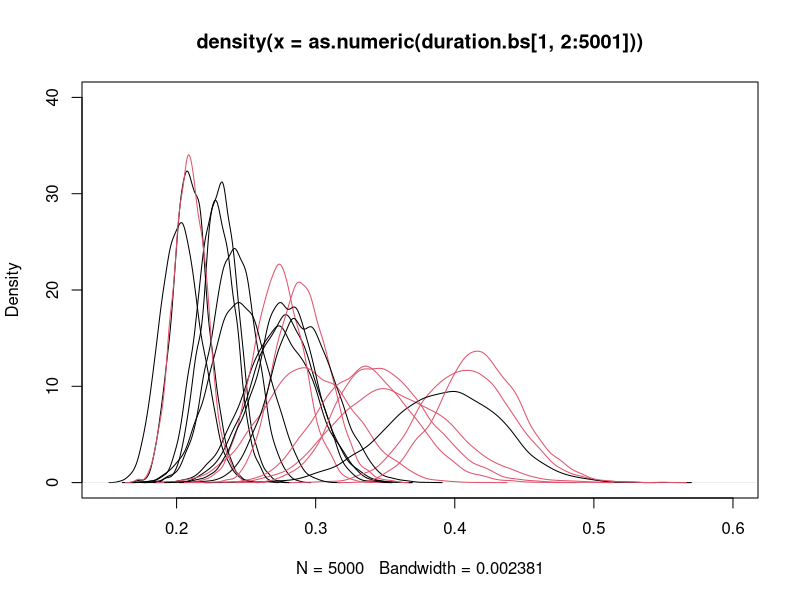
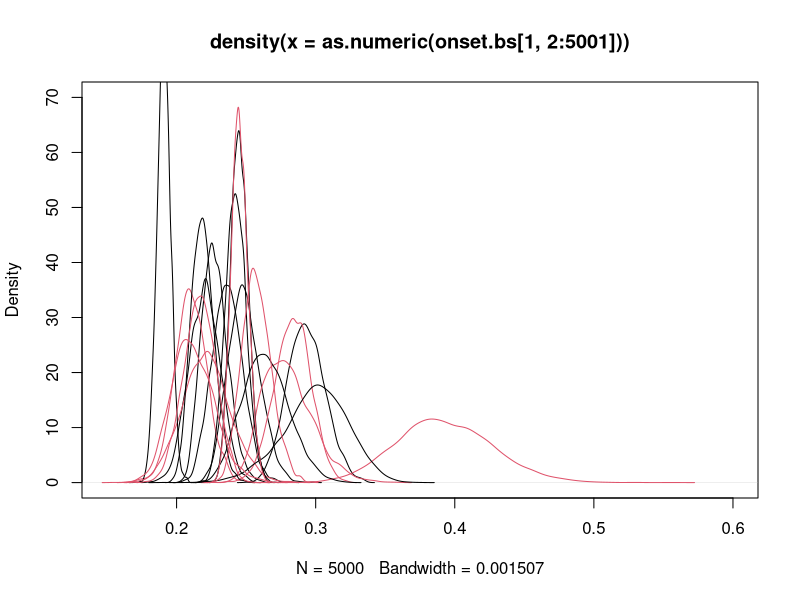
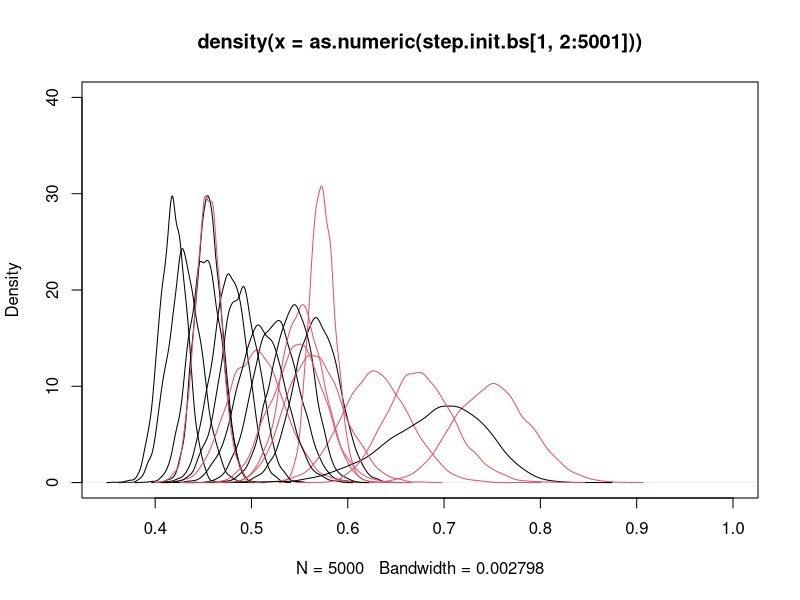
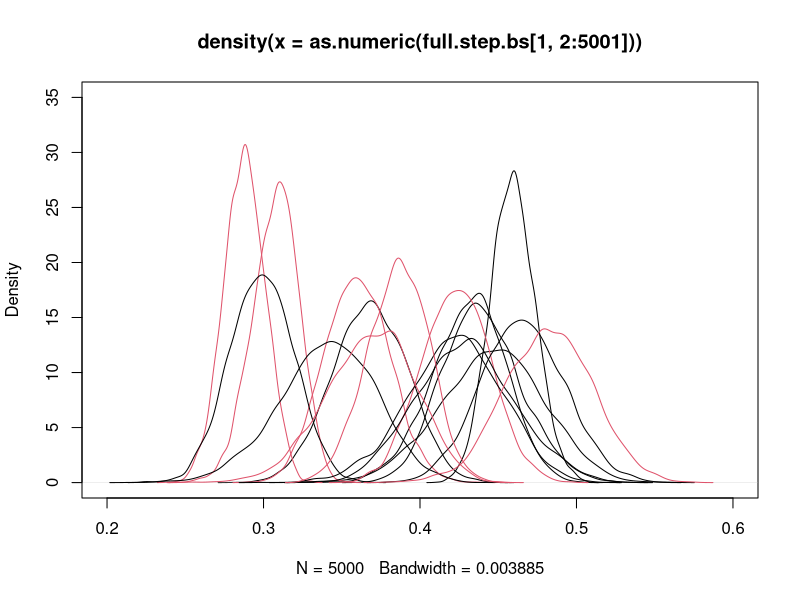
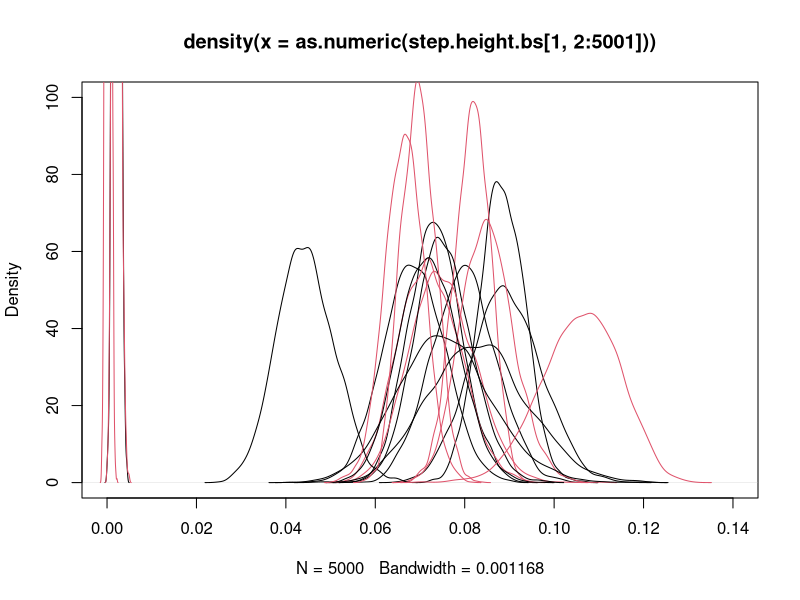
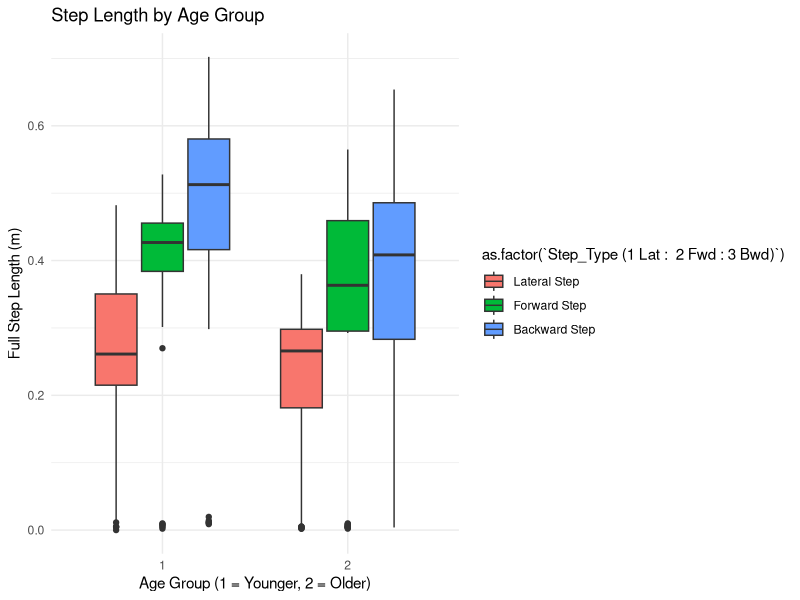
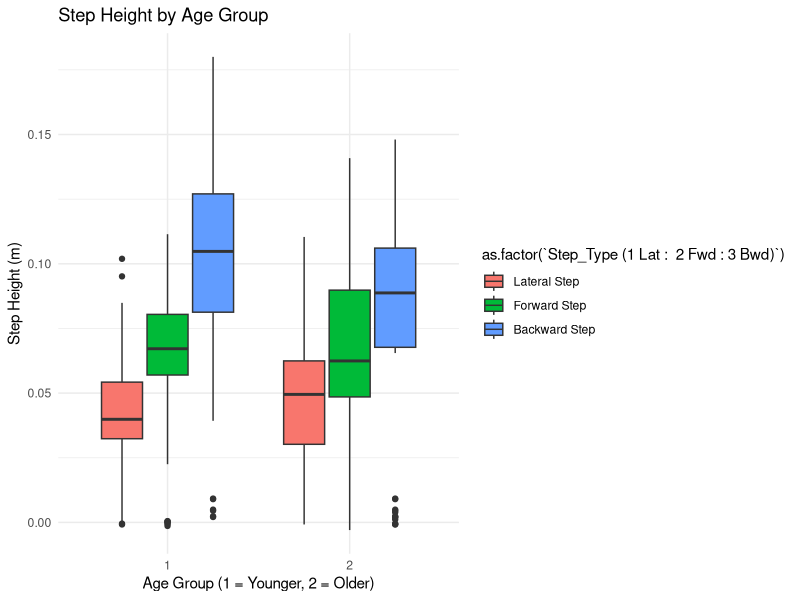
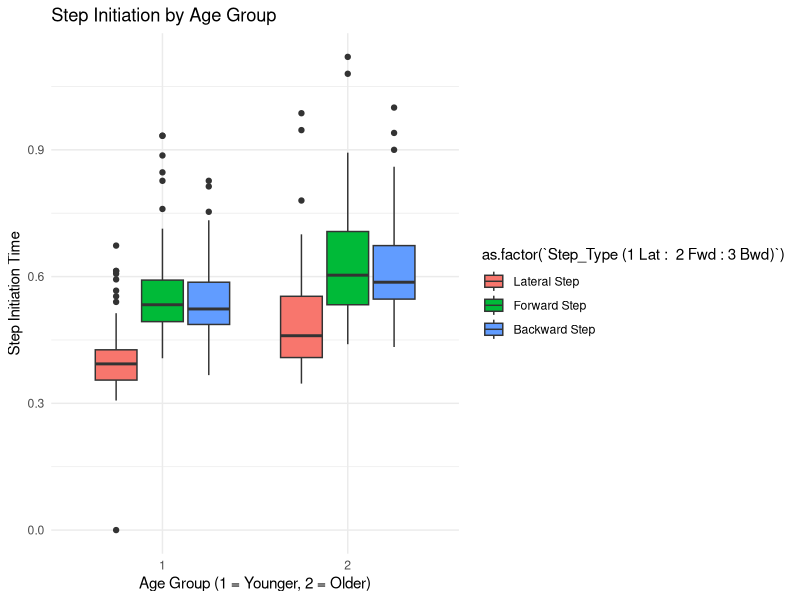

Reproduce these figures in R, in order. (Note: this script raises an error after producing the figures.)
## ---- chunk 1
knitr::opts_chunk$set(echo = TRUE)
library(dplyr)
## ---- chunk 2
# read data
Kine.dat = read.csv("Kinematic_Data_EMG.csv",header = T)
# split into books 
Kine.df = split(Kine.dat, Kine.dat$PID)

# initialize the dataframes (we will store our bootstraps in)
duration.bs <- onset.bs <- step.init.bs <- full.step.bs <- step.height.bs <-data.frame(NULL)

# initialize the xbar vectors
xbar.duration <- xbar.onset <- xbar.step.init <- xbar.full.step <-  xbar.step.height <- c()

# being loop
for(i in 1:20){
  for(j in 1:5000){
    # sample indices
    k = sample(1:18,replace = T, size = 18)
    # take means of the kth samples and store into the xbars
    take = (Kine.df[[i]][["Weight_Transfer_Duration"]])[k]
    xbar.duration[j] = mean(take)
    take = (Kine.df[[i]][["Weight_Transfer_Onset_Initiation_Time"]])[k]
    xbar.onset[j] = mean(take)
    take = (Kine.df[[i]][["Step_Initiation_Time"]])[k]
    xbar.step.init[j] = mean(take)
    take = (Kine.df[[i]][["Full_Step_Length"]])[k]
    xbar.full.step[j] = mean(take)
    take = (Kine.df[[i]][["Step_Height"]])[k]
    xbar.step.height[j] = mean(take)
  }
  # fill the BS data.frames row-by-row
  duration.bs = rbind(duration.bs,xbar.duration)
  onset.bs = rbind(onset.bs,xbar.onset)
  step.init.bs = rbind(step.init.bs,xbar.step.init)
  full.step.bs = rbind(full.step.bs,xbar.full.step)
  step.height.bs = rbind(step.height.bs,xbar.step.height)
}
# attach corresponding Patient IDs for each row in every BS data.frame

distinct(Kine.dat, PID, Age.Group..1.Younger..2.Older.)[,2]  -> group
duration.bs = cbind(group,duration.bs)
onset.bs = cbind(group,onset.bs)
step.init.bs = cbind(group,step.init.bs)
full.step.bs = cbind(group,full.step.bs)
step.height.bs = cbind(group,step.height.bs)
## ---- chunk 3
#visualizations
plot(density(as.numeric(duration.bs[1,2:5001])),
     ylim = c(0,40),
     xlim = c(0.15,.6),
     col = duration.bs$group[1])
for(i in 2:20){
  lines(density(as.numeric(duration.bs[i,2:5001])),
        col = duration.bs$group[i])
}

plot(density(as.numeric(onset.bs[1,2:5001])),
     ylim = c(0,70),
     xlim = c(0.15,.6))
for(i in 2:20){
  lines(density(as.numeric(onset.bs[i,2:5001])),
        col = onset.bs$group[i])
}

plot(density(as.numeric(step.init.bs[1,2:5001])),
     ylim = c(0,40),
     xlim = c(0.35,1))
for(i in 2:20){
  lines(density(as.numeric(step.init.bs[i,2:5001])),
        col = step.init.bs$group[i])
}

plot(density(as.numeric(full.step.bs[1,2:5001])),
     ylim = c(0,35),
     xlim = c(0.2,.6))
for(i in 2:20){
  lines(density(as.numeric(full.step.bs[i,2:5001])),
        col = full.step.bs$group[i])
}

plot(density(as.numeric(step.height.bs[1,2:5001])),
     ylim = c(0,100),
     xlim = c(0,.14))
for(i in 2:20){
  lines(density(as.numeric(step.height.bs[i,2:5001])),
        col = step.height.bs$group[i])
}


## ---- chunk 4
distinct(Kine.dat, PID, Age.Group..1.Younger..2.Older.)  
## ---- chunk 5
######################################################
#####   EDA/Data Summary and Data Visualization  #####
######################################################

## Load necessary libraries
library(readxl)
library(dplyr)
library(ggplot2)

## Load data from excel files provided by client
demographics <- read_excel("Demographics_.xlsx", sheet = "Sheet1")
muscle_data <- read_excel("Muscle_data.xlsx", sheet = "Muscledata_")
kinematic_data <- read_excel("Kinematic_Data_EMG.xlsx", sheet = "Kinematic")
## ---- chunk 6
## Clean up datasets and merge them

# Standardize subject IDs across the data files 
muscle_data$ParticipantID[1:9] <- gsub("Pepper", "Pepper0",    # NOT ALL NEED A LEADING 0
                                  muscle_data$ParticipantID[1:9])

# Drop EMG columns from kinematic data for now? (Can undo this if we get this data)
kinematic_data_clean <- kinematic_data %>% select(-matches("Electric Potential"))

# get rid of 0 in Step Type
kinematic_data_clean$`Step_Type (1 Lat :  2 Fwd : 3 Bwd)` <- gsub(0,1,kinematic_data_clean$`Step_Type (1 Lat :  2 Fwd : 3 Bwd)`)
## ---- chunk 7
## Merge all datasets into one

# Sort demographic data by Subject before left joining
demographics <- arrange(demographics, Subject) # first make sure these are in order

# Merge into one by left joining dataframes
merged_df <- demographics %>% 
  left_join(muscle_data, by = c("Subject" = "ParticipantID")) %>%
  left_join(kinematic_data_clean, by = c("Subject" = "PID"))

## Find missing data
missing_summary <- colSums(is.na(merged_df))

# Display columns with missing values
missing_summary[missing_summary>0]
## ---- chunk 8
## Try some summary statistics for data exploration and visualization to follow
##  --->>> Need to determine what is relevant for summary stats!
summary_stats <- merged_df %>%
  summarise(
        Mean_Age = mean(`Age (years old)`, na.rm = TRUE),
        Mean_Step_Length = mean(Full_Step_Length, na.rm = TRUE),
        Mean_Step_Height = mean(Step_Height, na.rm = TRUE),
        Mean_Step_Initiation_Time = mean(Step_Initiation_Time, na.rm = TRUE),
        Mean_Weight_Transfer_Duration = mean(Weight_Transfer_Duration, na.rm = TRUE)
      )
    
print(summary_stats)
## ---- chunk 9
## Try some visualizations
##  --->>> Need to determine what is relevant for summary stats!

# step length by age group
ggplot(merged_df, aes(x = as.factor(`Group ( 1-young, 2-older adults)`), y = Full_Step_Length, fill = as.factor(`Step_Type (1 Lat :  2 Fwd : 3 Bwd)`))) +
  geom_boxplot() +
  labs(x = "Age Group (1 = Younger, 2 = Older)", y = "Full Step Length (m)", title = "Step Length by Age Group") +
  theme_minimal() +
  scale_fill_discrete(labels = c("Lateral Step", "Forward Step", "Backward Step") # Custom legend labels
) 
# step height by age group
ggplot(merged_df, aes(x = as.factor(`Group ( 1-young, 2-older adults)`), y = Step_Height, fill = as.factor(`Step_Type (1 Lat :  2 Fwd : 3 Bwd)`))) +
  geom_boxplot() +
  labs(x = "Age Group (1 = Younger, 2 = Older)", y = "Step Height (m)", title = "Step Height by Age Group") +
  theme_minimal() +
  scale_fill_discrete(labels = c("Lateral Step", "Forward Step", "Backward Step") # Custom legend labels
)




# step initiation time by age group
ggplot(merged_df, aes(x = as.factor(`Group ( 1-young, 2-older adults)`) , y = Step_Initiation_Time, fill = as.factor(`Step_Type (1 Lat :  2 Fwd : 3 Bwd)`) )) +
  geom_boxplot() +
  labs(x = "Age Group (1 = Younger, 2 = Older)", y = "Step Initiation Time", title = "Step Initiation by Age Group") +
  theme_minimal() +
  scale_fill_discrete(labels = c("Lateral Step", "Forward Step", "Backward Step") # Custom legend labels
)

# Weight Transfer Onset Initiation Time by age group
ggplot(merged_df, aes(x = as.factor(`Group ( 1-young, 2-older adults)`), y = Weight_Transfer_Onset_Initiation_Time, fill = as.factor(`Step_Type (1 Lat :  2 Fwd : 3 Bwd)`))) +
  geom_boxplot() +
  labs(x = "Age Group (1 = Younger, 2 = Older)", y = "Weight Transfer Onset Initiation Time", title = "Weight Transfer Onset Initiation Time by Age Group") +
  theme_minimal() +
  scale_fill_discrete(labels = c("Lateral Step", "Forward Step", "Backward Step") # Custom legend labels
)

# Weight Transfer Duration by age group
ggplot(merged_df, aes(x = as.factor(`Group ( 1-young, 2-older adults)`), y = Weight_Transfer_Duration, fill = as.factor(`Step_Type (1 Lat :  2 Fwd : 3 Bwd)`))) +
  geom_boxplot() +
  labs(x = "Age Group (1 = Younger, 2 = Older)", y = "Weight Transfer Duration", title = "Weight Transfer Duration by Age Group") +
  theme_minimal()+
  scale_fill_discrete(labels = c("Lateral Step", "Forward Step", "Backward Step") # Custom legend labels
)
## ---- chunk 10
# distribution of sample vastus lateralis thickness
ggplot(merged_df, aes(x = `VL_Thickness(cm)`)) +
  geom_histogram(binwidth = 0.25, fill = "steelblue", color = "black") +
  labs(x = "Vastus Lateralis Thickness (cm)", y = "Count", title = "Distribution of VL Thickness") +
  theme_minimal()
## ---- chunk 11
demo <- demographics
age <- factor(demo$`Group ( 1-young, 2-older adults)`)
sex <- factor(demo$`Sex (1-male , 2-female)`)
aov.data <- data.frame("grip.strength" = demo$`Handgrip Strenght Test (kg.f)`,
                       age,
                       sex)
anova_model <- aov(grip.strength ~ age * sex, data=aov.data)
age.cont <- demo$`Age (years old)`
lin_model <- lm(grip.strength ~ age.cont * sex, data = aov.data)
summary(lin_model)
summary(anova_model)
library(tidyverse)
ggplot(aov.data, aes(x=age, y=grip.strength, fill=sex)) +
  stat_summary(fun=mean, geom='bar', position='dodge') +
  stat_summary(fun.data=mean_se, geom='errorbar', position=position_dodge(width = 0.9), width=0.2) +
  theme_minimal()
## ---- chunk 12
plot(muscle_data$AgeGroup1Younger2Older, (muscle_data$`TFL_Quality(au)`+muscle_data$`GM_quality(au)`))

plot(muscle_data$AgeGroup1Younger2Older, muscle_data$`VL_Quality(au)` + muscle_data$`VI_Quality(au)`)

plot(muscle_data$AgeGroup1Younger2Older, muscle_data$`BF_Quality(au)`)
## ---- chunk 13
muscle_data$Z_VL_Thickness <- (muscle_data$`VL_Thickness(cm)` - mean(muscle_data$`VL_Thickness(cm)`, na.rm =TRUE))/sd(muscle_data$`VL_Thickness(cm)`, na.rm =TRUE)
muscle_data$Z_VI_Thickness <- (muscle_data$`VI_Thickness(cm)` - mean(muscle_data$`VI_Thickness(cm)`, na.rm =TRUE))/sd(muscle_data$`VI_Thickness(cm)`, na.rm =TRUE)
muscle_data$Z_BF_Thickness <- (muscle_data$`BF_Thickness(cm)` - mean(muscle_data$`BF_Thickness(cm)`, na.rm =TRUE))/sd(muscle_data$`BF_Thickness(cm)`, na.rm =TRUE)
muscle_data$Z_GM_Thickness <- (muscle_data$`GM_Thickness(cm)` - mean(muscle_data$`GM_Thickness(cm)`, na.rm =TRUE))/sd(muscle_data$`GM_Thickness(cm)`, na.rm =TRUE)
muscle_data$Z_TFL_Thickness <- (muscle_data$`TFL_Thickness(cm)` - mean(muscle_data$`TFL_Thickness(cm)`, na.rm =TRUE))/sd(muscle_data$`TFL_Thickness(cm)`, na.rm =TRUE)
muscle_data$Z_MG_Thickness <- (muscle_data$`MG_Thickness(cm)` - mean(muscle_data$`MG_Thickness(cm)`, na.rm =TRUE))/sd(muscle_data$`MG_Thickness(cm)`, na.rm =TRUE)
muscle_data$Z_SOL_Thickness <- (muscle_data$`Sol_Thickness(cm)` - mean(muscle_data$`Sol_Thickness(cm)`, na.rm =TRUE))/sd(muscle_data$`Sol_Thickness(cm)`, na.rm =TRUE)
muscle_data$Z_TA_Thickness <- (muscle_data$`TA_Thickness(cm)` - mean(muscle_data$`TA_Thickness(cm)`, na.rm =TRUE))/sd(muscle_data$`TA_Thickness(cm)`, na.rm =TRUE)

## ---- chunk 14
# do the same for quality

muscle_data$Z_VL_Quality <- -(muscle_data$`VL_Quality(au)` - mean(muscle_data$`VL_Quality(au)`,na.rm =TRUE))/sd(muscle_data$`VL_Quality(au)`,na.rm =TRUE)
muscle_data$Z_VI_Quality <- -(muscle_data$`VI_Quality(au)` - mean(muscle_data$`VI_Quality(au)`,na.rm =TRUE))/sd(muscle_data$`VI_Quality(au)`,na.rm =TRUE)
muscle_data$Z_BF_Quality <- -(muscle_data$`BF_Quality(au)` - mean(muscle_data$`BF_Quality(au)`,na.rm =TRUE))/sd(muscle_data$`BF_Quality(au)`,na.rm =TRUE)
muscle_data$Z_GM_Quality <- -(muscle_data$`GM_quality(au)` - mean(muscle_data$`GM_quality(au)`,na.rm =TRUE))/sd(muscle_data$`GM_quality(au)`,na.rm =TRUE)
muscle_data$Z_TFL_Quality <- -(muscle_data$`TFL_Quality(au)` - mean(muscle_data$`TFL_Quality(au)`,na.rm =TRUE))/sd(muscle_data$`TFL_Quality(au)`,na.rm =TRUE)
muscle_data$Z_MG_Quality <- -(muscle_data$`MG_Quality(au)` - mean(muscle_data$`MG_Quality(au)`,na.rm =TRUE))/sd(muscle_data$`MG_Quality(au)`,na.rm =TRUE)
muscle_data$Z_SOL_Quality <- -(muscle_data$`SOL_quality(au)` - mean(muscle_data$`SOL_quality(au)`,na.rm =TRUE))/sd(muscle_data$`SOL_quality(au)`,na.rm =TRUE)
muscle_data$Z_TA_Quality <- -(muscle_data$`TA_quality(au)` - mean(muscle_data$`TA_quality(au)`,na.rm =TRUE))/sd(muscle_data$`TA_quality(au)`,na.rm =TRUE)
## ---- chunk 15
muscle_data$Z_VL <- rowMeans(cbind(muscle_data$Z_VL_Quality , muscle_data$Z_VL_Thickness), na.rm = T)
muscle_data$Z_VI <- rowMeans(cbind(muscle_data$Z_VI_Quality , muscle_data$Z_VI_Thickness), na.rm = T)
muscle_data$Z_GM <- rowMeans(cbind(muscle_data$Z_GM_Quality , muscle_data$Z_GM_Thickness), na.rm = T)
muscle_data$Z_TFL <- rowMeans(cbind(muscle_data$Z_TFL_Quality , muscle_data$Z_TFL_Thickness), na.rm = T)
muscle_data$Z_MG <- rowMeans(cbind(muscle_data$Z_MG_Quality , muscle_data$Z_MG_Thickness), na.rm = T)
muscle_data$Z_SOL <-rowMeans(cbind(muscle_data$Z_SOL_Quality , muscle_data$Z_SOL_Thickness), na.rm = T)
muscle_data$Z_TA <- rowMeans(cbind(muscle_data$Z_TA_Quality , muscle_data$Z_TA_Thickness), na.rm = T)
## ---- chunk 16
ggplot(merged_df, aes(
  x = as.factor(`Group ( 1-young, 2-older adults)`), 
  y = Step_Initiation_Time, 
  fill = as.factor(`Step_Type (1 Lat : 2 Fwd : 3 Bwd)`)
)) +
geom_boxplot() +
labs(
  x = "Age Group (1 = Younger, 2 = Older)", 
  y = "Step Initiation Time", 
  title = "Step Initiation by Age Group",
  fill = "Step Type" # Update legend title
) +
scale_fill_discrete(labels = c("Lateral Step", "Forward Step", "Backward Step") # Custom legend labels
) +
theme_minimal()
## ---- chunk 17





